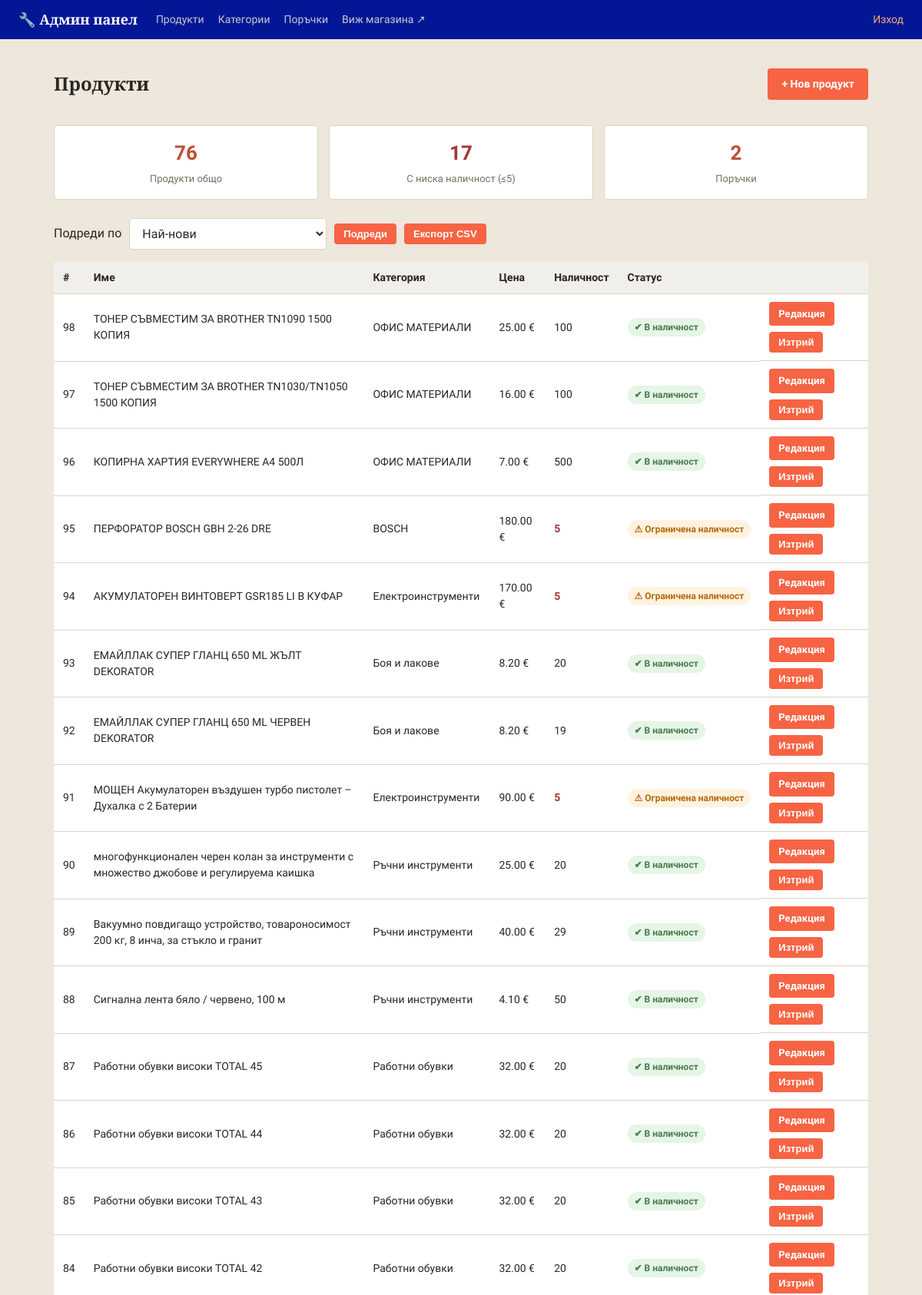
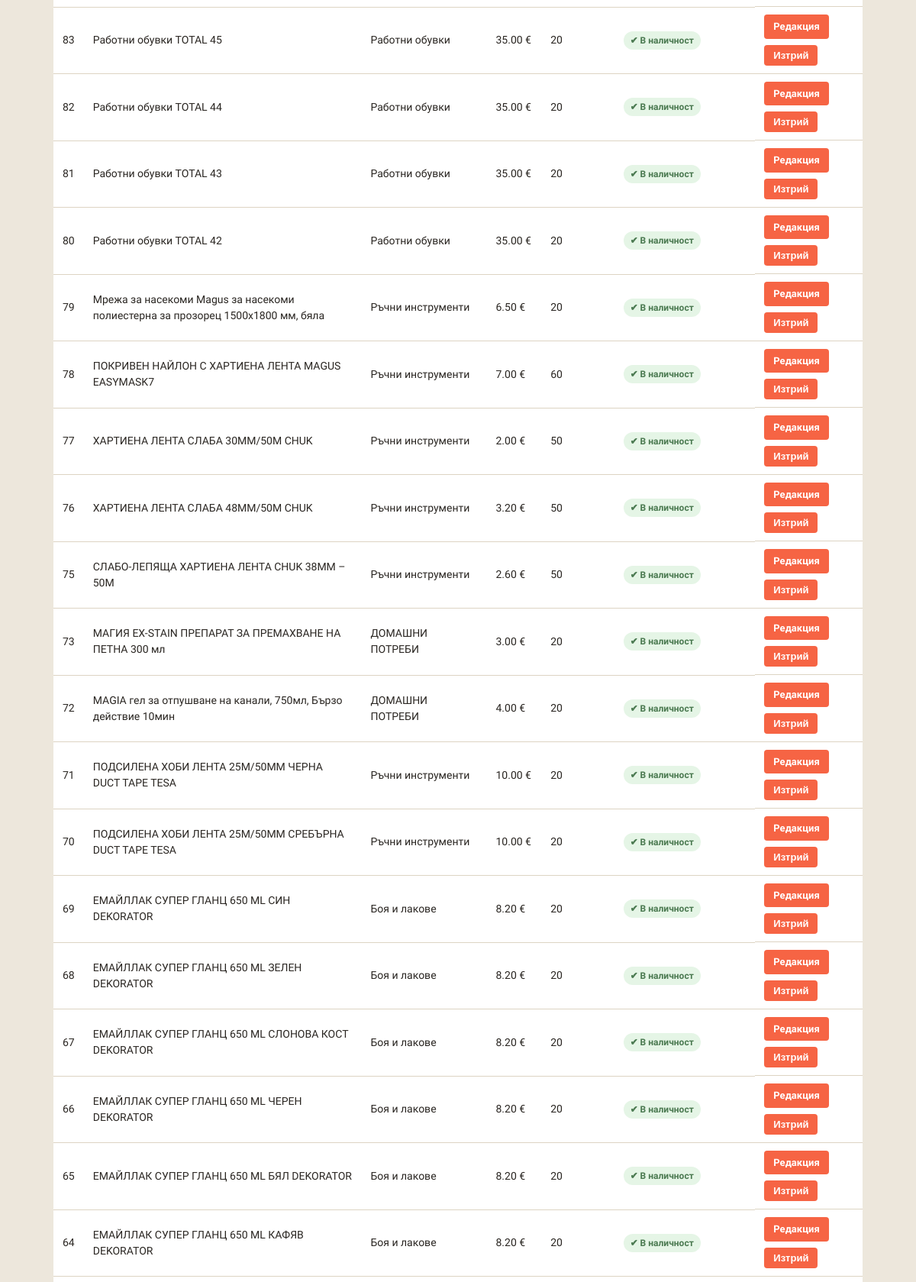
/admin (signed in, upper part), run on the app's committed database (2 pictures, top to bottom).
### models.py (models this page shows, shortened)
class Product(db.Model):
    __tablename__ = 'products'
    id = db.Column(db.Integer, primary_key=True)
    name = db.Column(db.String(200), nullable=False)
    description = db.Column(db.Text, default='')
    price = db.Column(db.Float, nullable=False)
    stock = db.Column(db.Integer, default=0)
    availability = db.Column(db.String(16), nullable=False, default='in_stock')
    image_url = db.Column(db.String(300), default='')
    category_id = db.Column(db.Integer, db.ForeignKey('categories.id'), nullable=False)
    AVAILABILITY_CHOICES = ('in_stock', 'limited', 'on_order')
    AVAILABILITY_LABELS = {'in_stock': 'В наличност', 'limited': 'Ограничена наличност',
                           'on_order': 'По поръчка'}
    AVAILABILITY_BADGE_CLASS = {'in_stock': 'stock-ok', 'limited': 'stock-limited', 'on_order': 'stock-onorder'}
    AVAILABILITY_ICONS = {'in_stock': '✔', 'limited': '⚠', 'on_order': '⏳'}

class Category(db.Model):
    __tablename__ = 'categories'
    id = db.Column(db.Integer, primary_key=True)
    name = db.Column(db.String(100), nullable=False, unique=True)
    image_url = db.Column(db.String(300), default='')
    products = db.relationship('Product', backref='category', lazy=True)

### app.py (the view)
@app.route('/admin')
@admin_required
def admin_dashboard():
    sort = selected_sort(ADMIN_PRODUCT_SORTS)
    products = sorted_products(Product.query, sort)
    low_stock_count = Product.query.filter(Product.stock <= 5).count()
    orders_count = Order.query.count()
    new_orders_count = Order.query.filter_by(status='нова').count()
    return render_template('admin/dashboard.html', products=products,
                           low_stock_count=low_stock_count, orders_count=orders_count,
                           new_orders_count=new_orders_count, sort=sort,
                           sort_options=ADMIN_PRODUCT_SORTS)

### app.py (called while the page is built)
@app.context_processor
def inject_whatsapp_number():
    return {'whatsapp_number': app.config['WHATSAPP_NUMBER'], 'asset_version': app.config['ASSET_VERSION']}

@app.context_processor
def inject_canonical_url():
    public_pages = {'index', 'category_view', 'product_view', 'contacts', 'returns_policy'}
    canonical_url = None
    if request.endpoint in public_pages and request.method in ('GET', 'HEAD'):
        canonical_url = app.config['CANONICAL_SITE_URL'] + url_for(
            request.endpoint, _external=False, **(request.view_args or {})
        )
    return {'canonical_url': canonical_url}

@app.before_request
def redirect_www_domain():
    if request.method in ('GET', 'HEAD') and request.host.partition(':')[0].lower() == 'www.e-jelezaria.bg':
        path = request.full_path.rstrip('?') if not request.query_string else request.full_path
        return redirect(app.config['CANONICAL_SITE_URL'] + path, code=301)

@app.context_processor
def inject_category_icons():
    return {'category_icons': CATEGORY_ICONS}

@app.context_processor
def inject_availability_info():
    return {'availability_labels': Product.AVAILABILITY_LABELS,
            'availability_badge_class': Product.AVAILABILITY_BADGE_CLASS,
            'availability_icons': Product.AVAILABILITY_ICONS}

def admin_required(view_func):
    @wraps(view_func)
    def wrapper(*args, **kwargs):
        if not session.get('is_admin'):
            flash('Моля, влезте в системата.', 'error')
            return redirect(url_for('admin_login', next=request.path))
        return view_func(*args, **kwargs)
    return wrapper

def selected_sort(options):
    value = request.args.get('sort', 'newest')
    return value if value in options else 'newest'

def sorted_products(query, sort):
    if sort in ('name_asc', 'name_desc'):
        return sorted(query.order_by(Product.id.asc()).all(),
                      key=lambda p: p.name.casefold(), reverse=sort == 'name_desc')
    ordering = {
        'newest': Product.id.desc(), 'oldest': Product.id.asc(),
        'price_asc': Product.price.asc(), 'price_desc': Product.price.desc(),
        'stock_asc': Product.stock.asc(), 'stock_desc': Product.stock.desc(),
    }
    return query.order_by(ordering[sort], Product.id.asc()).all()

### templates/admin/dashboard.html (shortened to what this page needs)
{% extends 'admin/base.html' %}
{% block content %}
<div class="admin-header-row">
    <h1 class="page-title">Продукти</h1>
    <a href="{{ url_for('admin_product_new') }}" class="btn">+ Нов продукт</a>
</div>
<div class="admin-stats">
    <div class="stat-card">
        <div class="stat-number">{{ products|length }}</div>
        <div class="stat-label">Продукти общо</div>
    </div>
    <div class="stat-card {% if low_stock_count %}stat-warning{% endif %}">
        <div class="stat-number">{{ low_stock_count }}</div>
        <div class="stat-label">С ниска наличност (≤5)</div>
    </div>
    <a href="{{ url_for('admin_orders') }}" class="stat-card stat-link {% if new_orders_count %}stat-warning{% endif %}">
        <div class="stat-number">{{ orders_count }}</div>
        <div class="stat-label">Поръчки{% if new_orders_count %} · {{ new_orders_count }} нови{% endif %}</div>
    </a>
</div>
<form class="list-toolbar" method="get">
    {% include 'sort_select.html' %}
    <button type="submit" class="btn btn-small">Подреди</button>
    <button type="submit" class="btn btn-small" formaction="{{ url_for('admin_products_export') }}">Експорт CSV</button>
</form>
{% if products %}
<table class="admin-table">
    <thead>
        <tr>
            <th>#</th>
            <th>Име</th>
            <th>Категория</th>
            <th>Цена</th>
            <th>Наличност</th>
            <th>Статус</th>
            <th></th>
        </tr>
    </thead>
    <tbody>
        {% for p in products %}
        <tr>
            <td>{{ p.id }}</td>
            <td>{{ p.name }}</td>
            <td>{{ p.category.name }}</td>
            <td>{{ '%.2f'|format(p.price) }} €</td>
            <td class="{% if p.stock <= 5 %}stock-low{% endif %}">{{ p.stock }}</td>
            <td><span class="availability-chip {{ availability_badge_class[p.availability] }}">{{ availability_icons[p.availability] }} {{ availability_labels[p.availability] }}</span></td>
            <td class="admin-actions">
                <a href="{{ url_for('admin_product_edit', product_id=p.id) }}" class="btn btn-small">Редакция</a>
                <form action="{{ url_for('admin_product_delete', product_id=p.id) }}" method="post"
                      onsubmit="return confirm('Изтриване на \'{{ p.name }}\'?');">
                    <button type="submit" class="btn btn-small btn-danger">Изтрий</button>
                </form>
            </td>
        </tr>
        {% endfor %}
    </tbody>
</table>
{% else %}
<p class="empty-msg">Все още няма продукти. <a href="{{ url_for('admin_product_new') }}">Добавете първия</a>.</p>
{% endif %}
{% endblock %}

### static/css/style.css (style rules this page uses)
:root { --steel: #0623e8; --steel-dark: #031696; --accent: #f66444; --accent-dark: #bf4e35; --highlight: #d9a441; --bg: #ede7dc; --card-bg: #ffffff; --border: #ddd4c3; --text: #2a2622; --text-light: #766f62; --success: #4b7a51; --danger: #a23636; --radius: 4px; }
* { box-sizing: border-box; }
body { margin: 0; font-family: 'PT Sans', 'Segoe UI', Roboto, Arial, sans-serif; background: var(--bg); color: var(--text); line-height: 1.5; }
h1, h2, h3, .brand, .hero h1 { font-family: 'Bitter', Georgia, serif; }
a { color: inherit; text-decoration: none; }
.page-title { font-size: 24px; margin-bottom: 16px; }
.btn { display: inline-block; background: var(--accent); color: #fff; border: none; padding: 10px 18px; border-radius: var(--radius); font-weight: 600; cursor: pointer; font-size: 14px; }
.btn-small { padding: 6px 12px; font-size: 13px; }
.stock-ok { color: var(--success); font-weight: 600; }
.stock-limited { color: #b5680a; font-weight: 600; }
.availability-chip { display: inline-block; padding: 3px 9px; border-radius: 20px; font-size: 12px; font-weight: 700; white-space: nowrap; margin: 4px 0; }
.availability-chip.stock-ok { background: #e5f5e6; }
.availability-chip.stock-limited { background: #fff3e0; }
.list-toolbar { display: flex; flex-wrap: wrap; align-items: center; gap: 10px; margin: 16px 0; }

### static/css/admin.css (style rules this page uses)
.admin-body { background: var(--bg); }
.admin-header-row { display: flex; align-items: center; justify-content: space-between; margin-bottom: 20px; }
.admin-stats { display: grid; grid-template-columns: repeat(auto-fit, minmax(160px, 1fr)); gap: 14px; margin-bottom: 24px; }
.stat-card { background: var(--card-bg); border: 1px solid var(--border); border-radius: var(--radius); padding: 16px; text-align: center; }
.stat-number { font-size: 26px; font-weight: 700; color: var(--accent-dark); }
.stat-label { font-size: 13px; color: var(--text-light); margin-top: 4px; }
.stat-warning .stat-number { color: var(--danger); }
.admin-table { width: 100%; border-collapse: collapse; background: var(--card-bg); border-radius: var(--radius); overflow: hidden; }
.admin-table th, .admin-table td { padding: 10px 12px; border-bottom: 1px solid var(--border); text-align: left; font-size: 14px; }
.admin-table th { background: #f0efec; }
.admin-actions { display: flex; gap: 8px; flex-wrap: wrap; align-items: center; }
.stock-low { color: var(--danger); font-weight: 700; }
.btn-danger { background: var(--danger); }
.stat-link { text-decoration: none; display: block; }

### data on the page
Product: id "98", name "ТОНЕР СЪВМЕСТИМ ЗА BROTHER TN1090 1500 КОПИЯ", category.name "ОФИС МАТЕРИАЛИ", price "25.00", stock "100", availability "✔", availability "В наличност"
Product: id "97", name "ТОНЕР СЪВМЕСТИМ ЗА BROTHER TN1030/TN1050 1500 КОПИЯ", category.name "ОФИС МАТЕРИАЛИ", price "16.00", stock "100", availability "✔", availability "В наличност"
Product: id "96", name "КОПИРНА ХАРТИЯ EVERYWHERE A4 500Л", category.name "ОФИС МАТЕРИАЛИ", price "7.00", stock "500", availability "✔", availability "В наличност"
Product: id "95", name "ПЕРФОРАТОР BOSCH GBH 2-26 DRE", category.name "BOSCH", price "180.00", stock "5", availability "⚠", availability "Ограничена наличност"
Product: id "94", name "АКУМУЛАТОРЕН ВИНТОВЕРТ GSR185 LI В КУФАР", category.name "Електроинструменти", price "170.00", stock "5", availability "⚠", availability "Ограничена наличност"
Product: id "93", name "ЕМАЙЛЛАК СУПЕР ГЛАНЦ 650 ML ЖЪЛТ DEKORATOR", category.name "Боя и лакове", price "8.20", stock "20", availability "✔", availability "В наличност"
Product: id "92", name "ЕМАЙЛЛАК СУПЕР ГЛАНЦ 650 ML ЧЕРВЕН DEKORATOR", category.name "Боя и лакове", price "8.20", stock "19", availability "✔", availability "В наличност"
Product: id "91", name "МОЩЕН Акумулаторен въздушен турбо пистолет – Духалка с 2 Батерии", category.name "Електроинструменти", price "90.00", stock "5", availability "⚠", availability "Ограничена наличност"
Product: id "90", name "многофункционален черен колан за инструменти с множество джобове и регулируема каишка", category.name "Ръчни инструменти", price "25.00", stock "20", availability "✔", availability "В наличност"
Product: id "89", name "Вакуумно повдигащо устройство, товароносимост 200 кг, 8 инча, за стъкло и гранит", category.name "Ръчни инструменти", price "40.00", stock "29", availability "✔", availability "В наличност"
Product: id "88", name "Сигнална лента бяло / червено, 100 м", category.name "Ръчни инструменти", price "4.10", stock "50", availability "✔", availability "В наличност"
Product: id "87", name "Работни обувки високи TOTAL 45", category.name "Работни обувки", price "32.00", stock "20", availability "✔", availability "В наличност"
Product: id "86", name "Работни обувки високи TOTAL 44", category.name "Работни обувки", price "32.00", stock "20", availability "✔", availability "В наличност"
Product: id "85", name "Работни обувки високи TOTAL 43", category.name "Работни обувки", price "32.00", stock "20", availability "✔", availability "В наличност"
Product: id "84", name "Работни обувки високи TOTAL 42", category.name "Работни обувки", price "32.00", stock "20", availability "✔", availability "В наличност"
Product: id "83", name "Работни обувки TOTAL 45", category.name "Работни обувки", price "35.00", stock "20", availability "✔", availability "В наличност"
Product: id "82", name "Работни обувки TOTAL 44", category.name "Работни обувки", price "35.00", stock "20", availability "✔", availability "В наличност"
Product: id "81", name "Работни обувки TOTAL 43", category.name "Работни обувки", price "35.00", stock "20", availability "✔", availability "В наличност"
Product: id "80", name "Работни обувки TOTAL 42", category.name "Работни обувки", price "35.00", stock "20", availability "✔", availability "В наличност"
Product: id "79", name "Мрежа за насекоми Magus за насекоми полиестерна за прозорец 1500х1800 мм, бяла", category.name "Ръчни инструменти", price "6.50", stock "20", availability "✔", availability "В наличност"
Product: id "78", name "ПОКРИВЕН НАЙЛОН С ХАРТИЕНА ЛЕНТА MAGUS EASYMASK7", category.name "Ръчни инструменти", price "7.00", stock "60", availability "✔", availability "В наличност"
Product: id "77", name "ХАРТИЕНА ЛЕНТА СЛАБА 30MM/50M CHUK", category.name "Ръчни инструменти", price "2.00", stock "50", availability "✔", availability "В наличност"
Product: id "76", name "ХАРТИЕНА ЛЕНТА СЛАБА 48MM/50M CHUK", category.name "Ръчни инструменти", price "3.20", stock "50", availability "✔", availability "В наличност"
Product: id "75", name "СЛАБО-ЛЕПЯЩА ХАРТИЕНА ЛЕНТА CHUK 38ММ – 50М", category.name "Ръчни инструменти", price "2.60", stock "50", availability "✔", availability "В наличност"
Product: id "73", name "МАГИЯ EX-STAIN ПРЕПАРАТ ЗА ПРЕМАХВАНЕ НА ПЕТНА 300 мл", category.name "ДОМАШНИ ПОТРЕБИ", price "3.00", stock "20", availability "✔", availability "В наличност"
Product: id "72", name "MAGIA гел за отпушване на канали, 750мл, Бързо действие 10мин", category.name "ДОМАШНИ ПОТРЕБИ", price "4.00", stock "20", availability "✔", availability "В наличност"
Product: id "71", name "ПОДСИЛЕНА ХОБИ ЛЕНТА 25М/50ММ ЧЕРНА DUCT TAPE TESA", category.name "Ръчни инструменти", price "10.00", stock "20", availability "✔", availability "В наличност"
Product: id "70", name "ПОДСИЛЕНА ХОБИ ЛЕНТА 25М/50ММ СРЕБЪРНА DUCT TAPE TESA", category.name "Ръчни инструменти", price "10.00", stock "20", availability "✔", availability "В наличност"
Product: id "69", name "ЕМАЙЛЛАК СУПЕР ГЛАНЦ 650 ML СИН DEKORATOR", category.name "Боя и лакове", price "8.20", stock "20", availability "✔", availability "В наличност"
Product: id "68", name "ЕМАЙЛЛАК СУПЕР ГЛАНЦ 650 ML ЗЕЛЕН DEKORATOR", category.name "Боя и лакове", price "8.20", stock "20", availability "✔", availability "В наличност"
Product: id "67", name "ЕМАЙЛЛАК СУПЕР ГЛАНЦ 650 ML СЛОНОВА КОСТ DEKORATOR", category.name "Боя и лакове", price "8.20", stock "20", availability "✔", availability "В наличност"
Product: id "66", name "ЕМАЙЛЛАК СУПЕР ГЛАНЦ 650 ML ЧЕРЕН DEKORATOR", category.name "Боя и лакове", price "8.20", stock "20", availability "✔", availability "В наличност"
Product: id "65", name "ЕМАЙЛЛАК СУПЕР ГЛАНЦ 650 ML БЯЛ DEKORATOR", category.name "Боя и лакове", price "8.20", stock "20", availability "✔", availability "В наличност"
Product: id "64", name "ЕМАЙЛЛАК СУПЕР ГЛАНЦ 650 ML КАФЯВ DEKORATOR", category.name "Боя и лакове", price "8.20", stock "20", availability "✔", availability "В наличност"

### other printed values
{{ products|length }} "76"
{{ low_stock_count }} "17"
{{ orders_count }} "2"
form field sort "Най-нови"
